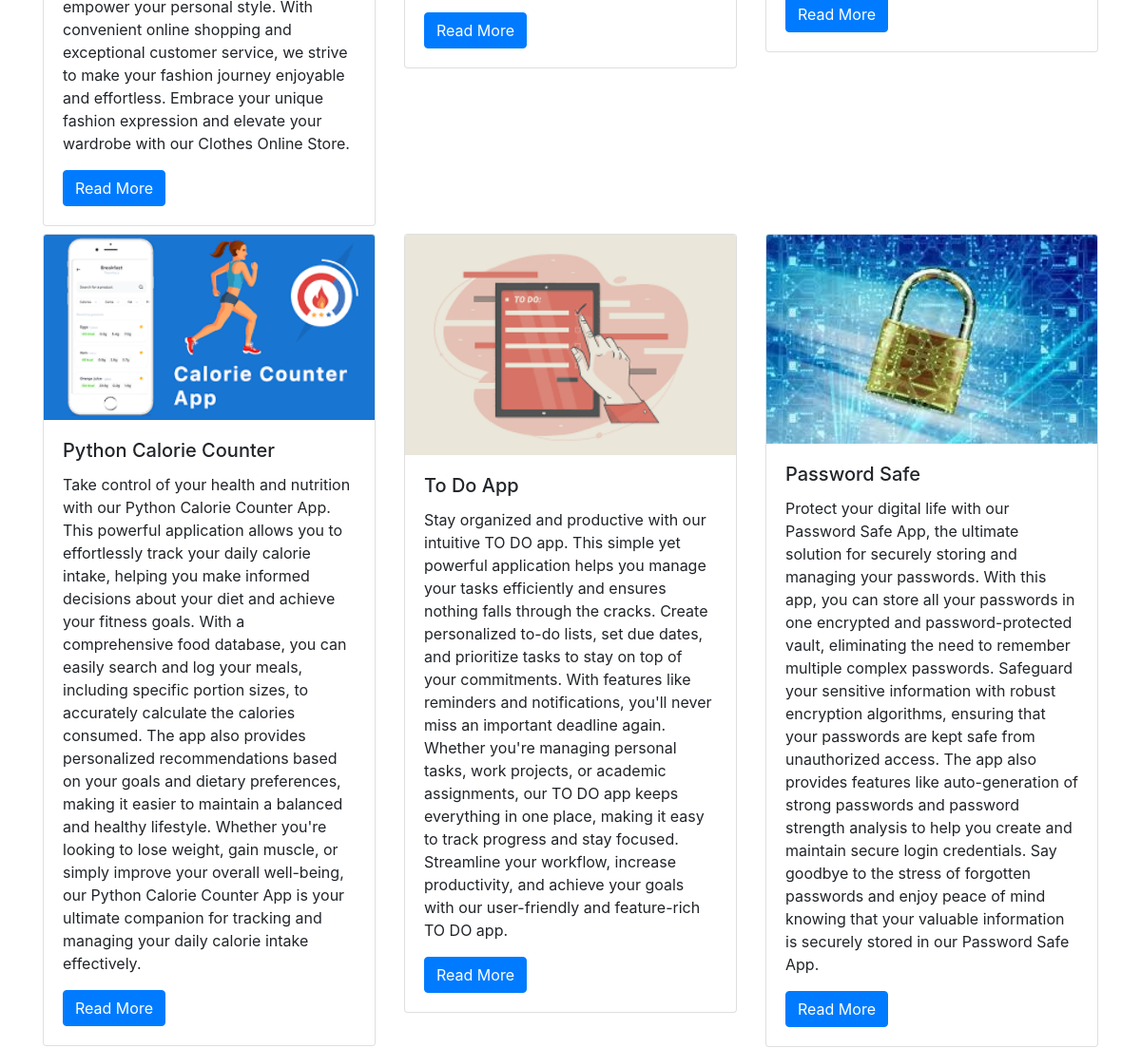
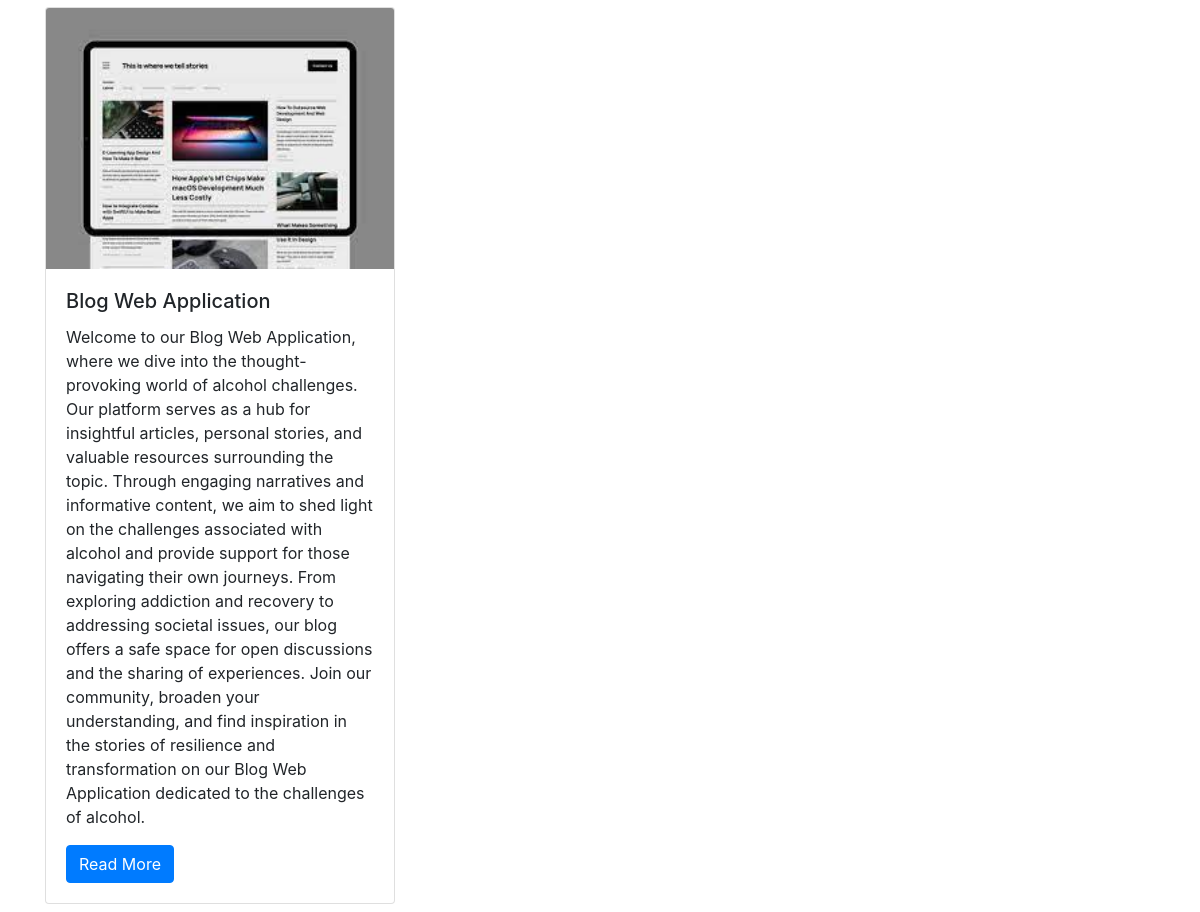
Before: / (lower part) with the older database file (2 pictures, top to bottom).
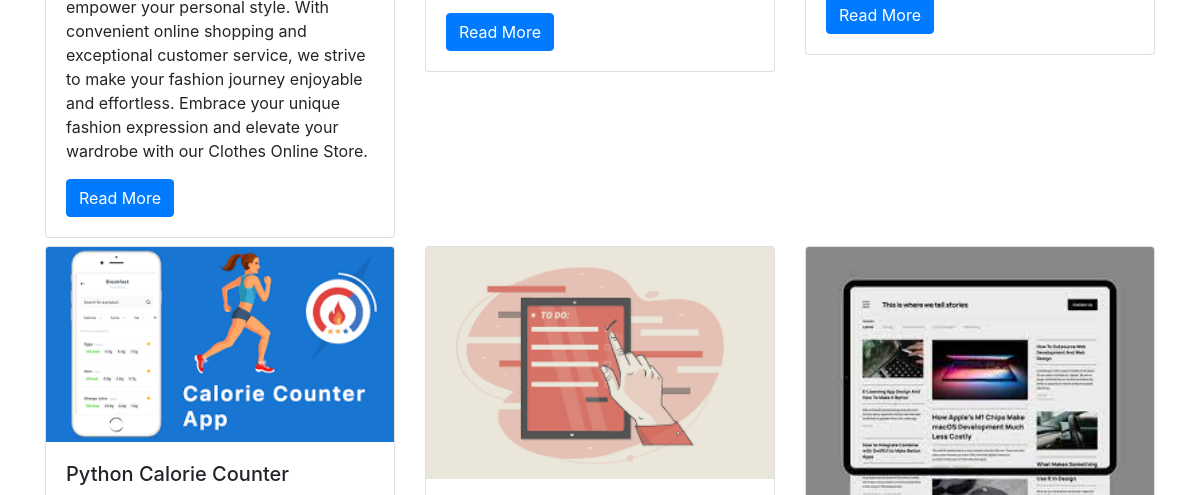
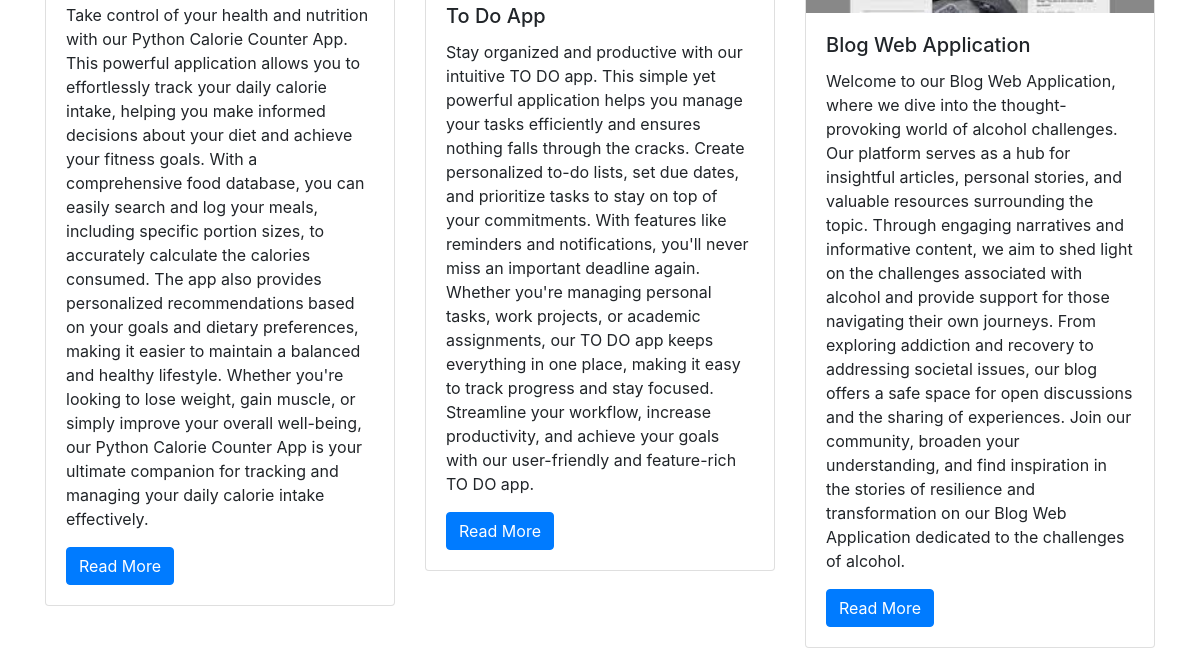
After: the same page with the newer database file (2 pictures, top to bottom).
### portfolio/models.py (models this page shows)
class Project(models.Model):
    title = models.CharField(max_length=300)
    image = models.ImageField(upload_to='images/')
    description = models.TextField(blank=True)
    technology = models.CharField(max_length=30)
    date_pub = models.DateTimeField(default=datetime.now, blank=True)

### portfolio/views.py (the view)
# urls.py: path('', project_list, name='index'),
def project_list(request):
    projects = Project.objects.all()
    context = {
        'projects': projects
    }
    return render(request, 'index.html', context)

### templates/index.html (shortened to what this page needs)
{% extends "base.html" %}
{% load static %}
{% block content %}
<div class="row">
{% for project in projects %}
    <div class="col-md-4">
        <div class="card mb-2">
            <img class="card-img-top" src="{{ project.image.url }}">
            <div class="card-body">
                <h5 class="card-title">{{ project.title }}</h5>
                <p class="card-text">{{ project.description }}</p>
                <a href="{% url 'full_view' project.pk %}"
                   class="btn btn-primary">
                    Read More
                </a>
            </div>
        </div>
    </div>
    {% endfor %}
</div>
{% endblock %}

### templates/base.html (shortened to what this page needs)
<link rel="stylesheet" href="https://stackpath.bootstrapcdn.com/bootstrap/4.1.3/css/bootstrap.min.css">
<div class="container">
    {% block content %}{% endblock %}
</div>

Changed rows visible on the page:
removed Project: image (picture), title "Password Safe", description "Protect your digital life with our Password Safe App, the ultimate solution for securely storing and managing your passwords. With this app, you can store all your passwords in one encrypted and password-protected vault, eliminating the need to remember multiple complex passwords. Safeguard your sensitive information with robust encryption algorithms, ensuring that your passwords are kept safe from unauthorized access. The app also provides features like auto-generation of strong passwords and password strength analysis to help you create and maintain secure login credentials. Say goodbye to the stress of forgotten passwords and enjoy peace of mind knowing that your valuable information is…"
